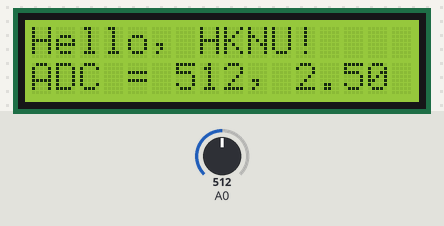
Simulated run of this program. Board: Arduino Uno, built with avr-gcc and run on an emulated ATmega328P. Shown: 16×2 character LCD. The test bench sets the inputs (shaded band); at power-on: A0 = 512. What the program prints to the serial monitor is not drawn.

Above: at 1.2 s.
1.3 s: A0 set to 716
At 2.1 s:
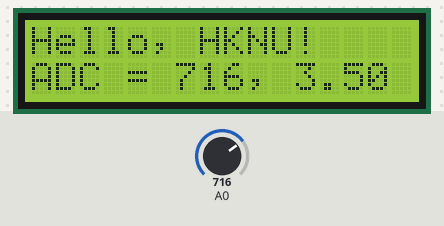
3.0 s: A0 set to 900
At 3.9 s:
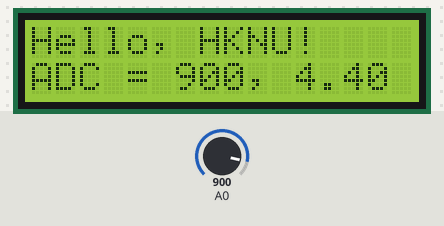
4.6 s: A0 set to 1023
At 5.7 s:
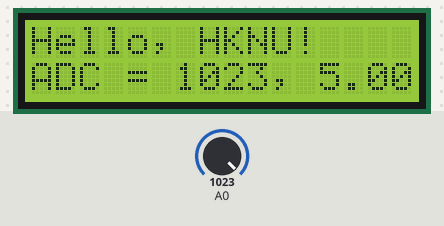
Timing chart, 0 to 7.6 s (numbered marks = the images above; inputs shaded):
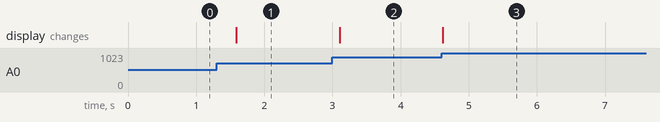

Measured:
- after the input at 1.3 s, the display: changes after 0.29 s (image 1)
- after the input at 3.0 s, the display: changes after 0.10 s (image 2)
- after the input at 4.6 s, the display: changes at once (image 3)

The program:

main.cpp
```cpp
/*=======================================================*/
// 22_LCD : HD44780 병렬 4비트 문자 LCD 에 ADC 값을 전압으로 표시한다
//
// 교재 13장 실습 13-1.  원천: 12주차B §7~8, 13주차A §1
// 검증 : PIO 6.2.0 / avr-gcc 7.3.0 / Flash 5016 B / RAM 284 B
//        가변저항 가운데에서 ADC 512, 2.50 V 표시
//
// 원리 : LCD 안에 HD44780 컨트롤러가 들어 있어 문자 코드를 보내면
//        글자 모양(CGROM)을 찾아 화면(DDRAM)에 띄운다.
//        RS 로 명령과 데이터를 가르고, E 의 하강 에지에서 값을 가져간다.
//        데이터선은 상위 4개만 써서 한 바이트를 두 번에 나눠 보낸다(4비트 모드).
//
// 연결 : RS = 2, E = 3, D4~D7 = 4~7   (LiquidCrystal 생성자의 인자 순서와 같다)
//        R/W = GND  — 읽을 일이 없으므로 쓰기로 고정해 핀 하나를 아낀다
//        VSS = GND, VDD = 5V
//        VEE(V0) = 대비 조정 단자. 10kΩ 가변저항의 가운데를 물리거나
//                  시뮬레이터에서는 GND 에 붙여 대비를 최대로 둔다
//        측정용 가변저항 : 양끝을 GND·5V 에, 가운데를 A0 에
//
// 참고 : AVR 의 sprintf 는 기본 설정에서 %f 를 링크하지 않는다.
//        여기서는 Print 클래스의 소수 자릿수 인자(아래 2)를 써서 피했다.
//        sprintf 로 직접 만들려면 dtostrf 로 먼저 문자열로 바꾼다.
//
// 다음 단계 : 09_I2C_Communication/30_LCD_I2Cm  (같은 화면을 두 가닥으로)
/*=======================================================*/
#include <Arduino.h>
#include <LiquidCrystal.h>

// 생성자 인자 순서 : RS, E, D4, D5, D6, D7
LiquidCrystal lcd(2, 3, 4, 5, 6, 7);

void setup() {
  lcd.begin(16, 2);                 // 16글자 x 2줄
  lcd.print("Hello, HKNU!");        // 첫째 줄
  lcd.setCursor(0, 1);              // 열 0, 둘째 줄 (행 번호는 0 부터다)
  lcd.print("HKNU");

  Serial.begin(9600);               // 같은 값을 터미널로도 내보낸다
}

void loop() {
  int val;

  val = analogRead(A0);             // 10비트 : 0 ~ 1023

  lcd.setCursor(0, 1);
  lcd.print("ADC = ");
  lcd.print((val));
  lcd.print(", ");
  lcd.print(map(val, 0, 1023, 0, 5000)/1000.0, 2);   // mV 로 환산해 V 로, 소수 2자리

  Serial.println(val);
  Serial.println(map(val, 0, 1023, 0, 5000)/1000.0, 2);
  delay(500);
  lcd.print("                   "); // 자릿수가 줄 때 이전 글자가 남지 않게 지운다
}
```
